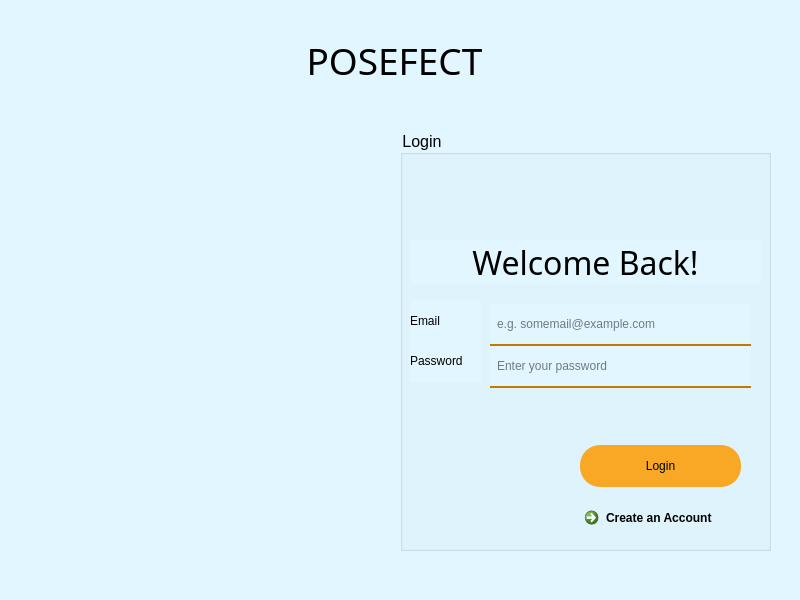
<?xml version="1.0" encoding="UTF-8"?>
<ui version="4.0">
 <author>Anas</author>
 <class>MainWindow</class>
 <widget class="QMainWindow" name="Login">
  <property name="enabled">
   <bool>true</bool>
  </property>
  <property name="geometry">
   <rect>
    <x>0</x>
    <y>0</y>
    <width>800</width>
    <height>600</height>
   </rect>
  </property>
  <property name="minimumSize">
   <size>
    <width>800</width>
    <height>600</height>
   </size>
  </property>
  <property name="maximumSize">
   <size>
    <width>800</width>
    <height>600</height>
   </size>
  </property>
  <property name="font">
   <font>
    <family>Montserrat Medium</family>
    <pointsize>10</pointsize>
    <weight>7</weight>
    <italic>false</italic>
    <bold>false</bold>
   </font>
  </property>
  <property name="windowTitle">
   <string>Posefect - login</string>
  </property>
  <property name="styleSheet">
   <string notr="true">*  {
	background-color: #e2f6ff;
	font: 57 10pt &quot;Montserrat Medium&quot;;
}
QGroupBox {
	font-size: 16px;
}
QLineEdit, #mail_label, #pass_label {
	padding: 10px 5px; 
}
QLineEdit {
	border-bottom: 2px solid #c17900;
	border-radius: 0;
}
QPushButton {
	margin-top: 15px;
	background-color: rgb(249, 168, 37);
	padding: 12px;
	border-radius: 20px;
}
QCommandLinkButton {
	background-color: transparent;
	text-align: center;
}</string>
  </property>
  <widget class="QWidget" name="centralwidget">
   <property name="inputMethodHints">
    <set>Qt::ImhLowercaseOnly|Qt::ImhPreferUppercase</set>
   </property>
   <widget class="QWidget" name="verticalLayoutWidget">
    <property name="geometry">
     <rect>
      <x>9</x>
      <y>20</y>
      <width>771</width>
      <height>80</height>
     </rect>
    </property>
    <layout class="QVBoxLayout" name="verticalLayout">
     <item>
      <widget class="QLabel" name="label">
       <property name="font">
        <font>
         <family>Montserrat ExtraBold</family>
         <pointsize>28</pointsize>
         <weight>10</weight>
         <italic>false</italic>
         <bold>false</bold>
        </font>
       </property>
       <property name="autoFillBackground">
        <bool>false</bool>
       </property>
       <property name="styleSheet">
        <string notr="true">font: 81 28pt &quot;Montserrat ExtraBold&quot;;</string>
       </property>
       <property name="text">
        <string>POSEFECT</string>
       </property>
       <property name="scaledContents">
        <bool>false</bool>
       </property>
       <property name="alignment">
        <set>Qt::AlignCenter</set>
       </property>
       <property name="indent">
        <number>0</number>
       </property>
      </widget>
     </item>
    </layout>
   </widget>
   <widget class="QWidget" name="horizontalLayoutWidget">
    <property name="geometry">
     <rect>
      <x>10</x>
      <y>120</y>
      <width>771</width>
      <height>441</height>
     </rect>
    </property>
    <layout class="QHBoxLayout" name="horizontalLayout">
     <item>
      <widget class="QLabel" name="label_2">
       <property name="text">
        <string>&lt;html&gt;&lt;head/&gt;&lt;body&gt;&lt;p&gt;&lt;img src=&quot;:/imagePath/splash-poses.png&quot;/&gt;&lt;/p&gt;&lt;/body&gt;&lt;/html&gt;</string>
       </property>
       <property name="textFormat">
        <enum>Qt::RichText</enum>
       </property>
       <property name="alignment">
        <set>Qt::AlignCenter</set>
       </property>
      </widget>
     </item>
     <item>
      <widget class="QGroupBox" name="groupBox">
       <property name="title">
        <string>Login</string>
       </property>
       <widget class="QLabel" name="login_heading_3">
        <property name="geometry">
         <rect>
          <x>10</x>
          <y>110</y>
          <width>351</width>
          <height>44</height>
         </rect>
        </property>
        <property name="font">
         <font>
          <family>Montserrat ExtraBold</family>
          <pointsize>24</pointsize>
          <weight>10</weight>
          <italic>false</italic>
          <bold>false</bold>
         </font>
        </property>
        <property name="styleSheet">
         <string notr="true">font: 81 24pt &quot;Montserrat ExtraBold&quot;;</string>
        </property>
        <property name="text">
         <string>Welcome Back!</string>
        </property>
        <property name="alignment">
         <set>Qt::AlignCenter</set>
        </property>
       </widget>
       <widget class="QLineEdit" name="passwordEdit">
        <property name="geometry">
         <rect>
          <x>90</x>
          <y>216</y>
          <width>261</width>
          <height>42</height>
         </rect>
        </property>
        <property name="maxLength">
         <number>1000</number>
        </property>
        <property name="echoMode">
         <enum>QLineEdit::Password</enum>
        </property>
        <property name="cursorPosition">
         <number>0</number>
        </property>
        <property name="placeholderText">
         <string>Enter your password</string>
        </property>
        <property name="clearButtonEnabled">
         <bool>true</bool>
        </property>
       </widget>
       <widget class="QCommandLinkButton" name="CreateAnAcc">
        <property name="geometry">
         <rect>
          <x>177</x>
          <y>370</y>
          <width>161</width>
          <height>40</height>
         </rect>
        </property>
        <property name="baseSize">
         <size>
          <width>0</width>
          <height>0</height>
         </size>
        </property>
        <property name="cursor">
         <cursorShape>PointingHandCursor</cursorShape>
        </property>
        <property name="acceptDrops">
         <bool>true</bool>
        </property>
        <property name="toolTipDuration">
         <number>300</number>
        </property>
        <property name="layoutDirection">
         <enum>Qt::LeftToRight</enum>
        </property>
        <property name="inputMethodHints">
         <set>Qt::ImhTime</set>
        </property>
        <property name="text">
         <string>Create an Account</string>
        </property>
        <property name="icon">
         <iconset resource="../icons/icons.qrc">
          <normaloff>:/iconPrefix/add-user.png</normaloff>:/iconPrefix/add-user.png</iconset>
        </property>
        <property name="iconSize">
         <size>
          <width>20</width>
          <height>20</height>
         </size>
        </property>
       </widget>
       <widget class="QLabel" name="mail_label_3">
        <property name="geometry">
         <rect>
          <x>10</x>
          <y>170</y>
          <width>71</width>
          <height>42</height>
         </rect>
        </property>
        <property name="text">
         <string>Email</string>
        </property>
       </widget>
       <widget class="QPushButton" name="loginBtn">
        <property name="geometry">
         <rect>
          <x>180</x>
          <y>300</y>
          <width>161</width>
          <height>57</height>
         </rect>
        </property>
        <property name="cursor">
         <cursorShape>PointingHandCursor</cursorShape>
        </property>
        <property name="focusPolicy">
         <enum>Qt::StrongFocus</enum>
        </property>
        <property name="acceptDrops">
         <bool>true</bool>
        </property>
        <property name="toolTipDuration">
         <number>300</number>
        </property>
        <property name="styleSheet">
         <string notr="true"/>
        </property>
        <property name="text">
         <string>Login</string>
        </property>
        <property name="icon">
         <iconset resource="../icons/icons.qrc">
          <normaloff>:/iconPrefix/move-right.png</normaloff>:/iconPrefix/move-right.png</iconset>
        </property>
        <property name="checkable">
         <bool>false</bool>
        </property>
        <property name="autoRepeat">
         <bool>false</bool>
        </property>
       </widget>
       <widget class="QLineEdit" name="emailEdit">
        <property name="geometry">
         <rect>
          <x>90</x>
          <y>174</y>
          <width>261</width>
          <height>42</height>
         </rect>
        </property>
        <property name="styleSheet">
         <string notr="true"/>
        </property>
        <property name="maxLength">
         <number>1000</number>
        </property>
        <property name="frame">
         <bool>true</bool>
        </property>
        <property name="cursorPosition">
         <number>0</number>
        </property>
        <property name="placeholderText">
         <string>e.g. somemail@example.com</string>
        </property>
        <property name="cursorMoveStyle">
         <enum>Qt::VisualMoveStyle</enum>
        </property>
        <property name="clearButtonEnabled">
         <bool>true</bool>
        </property>
       </widget>
       <widget class="QLabel" name="pass_label_3">
        <property name="geometry">
         <rect>
          <x>10</x>
          <y>210</y>
          <width>71</width>
          <height>42</height>
         </rect>
        </property>
        <property name="text">
         <string>Password</string>
        </property>
       </widget>
      </widget>
     </item>
    </layout>
   </widget>
  </widget>
 </widget>
 <layoutdefault spacing="8" margin="10"/>
 <layoutfunction spacing="8" margin="8"/>
 <resources>
  <include location="../font/fonts.qrc"/>
  <include location="../icons/icons.qrc"/>
  <include location="../Images/images.qrc"/>
 </resources>
 <connections/>
</ui>
